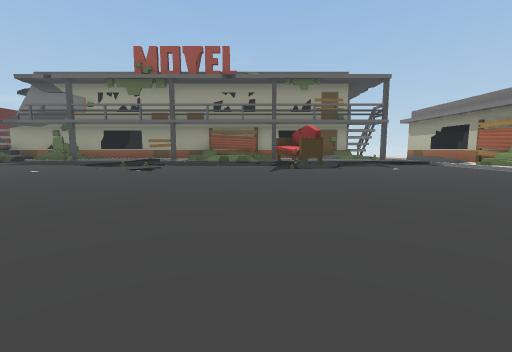
View 1 (above)

16 first-person views from a walk through a 3-D level made in the Unity game engine. The camera is 1.2 m above the floor, tilts 6° down and sees 90° across. The floor is counted in squares, 2 m on a side. Each view is taken from the middle of a square. On the plan, view 1 faces up. The plan holds only what a view shows up to about 9 squares ahead; the rest is blank. The place goes on beyond the plan. The player character is not drawn.

View 2
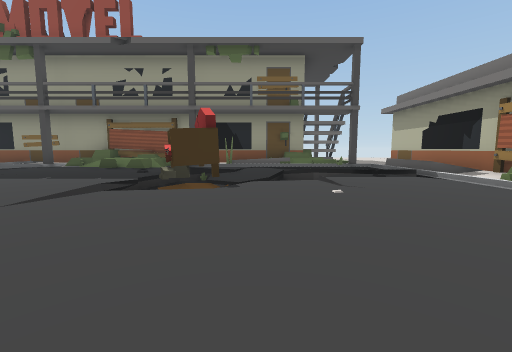

View 3
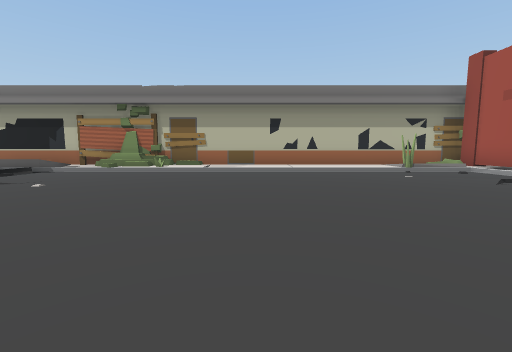

View 4
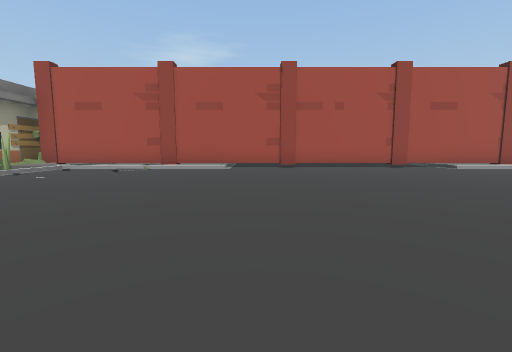

View 5
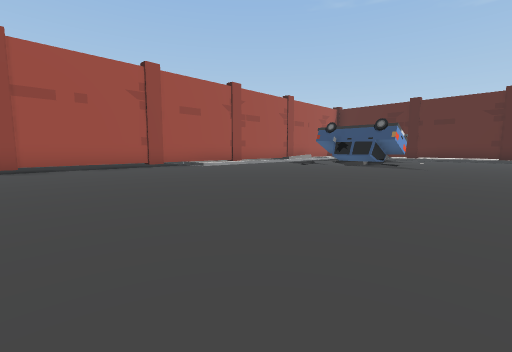

View 6
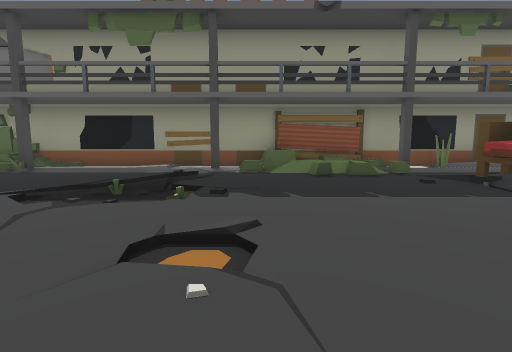

View 7
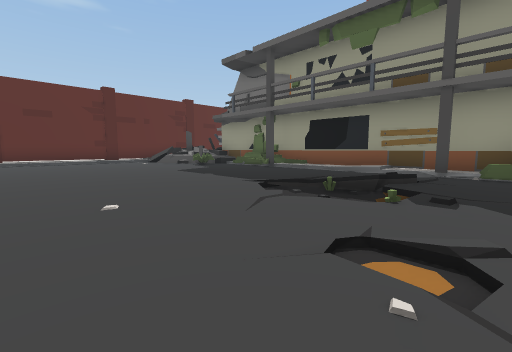

View 8
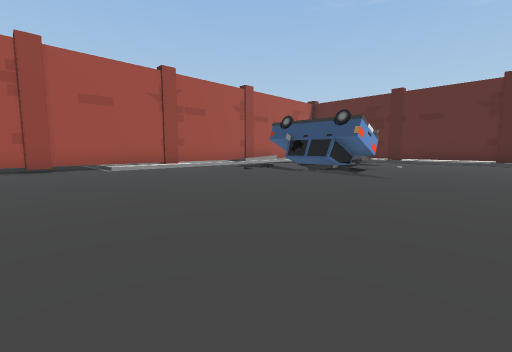

View 9
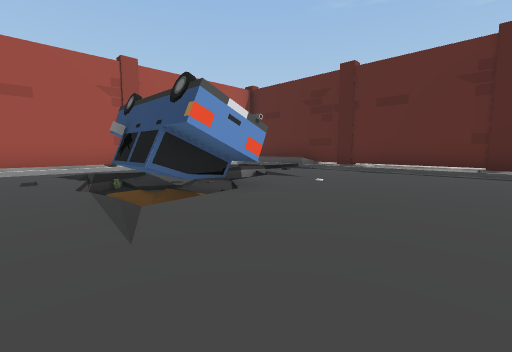

View 10
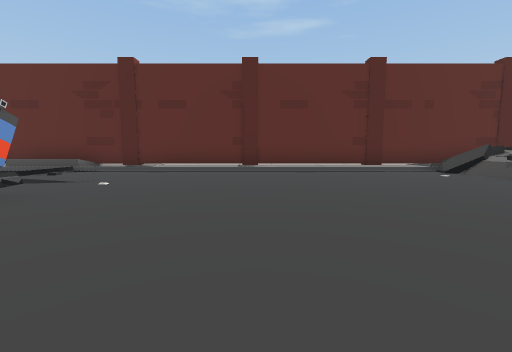

View 11
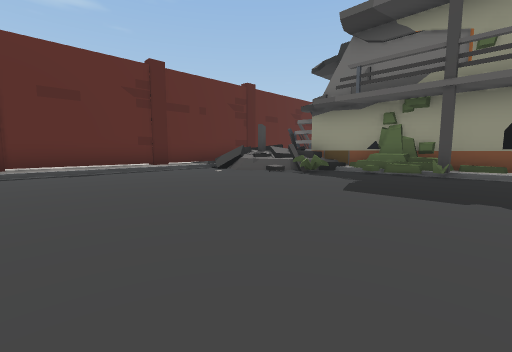

View 12
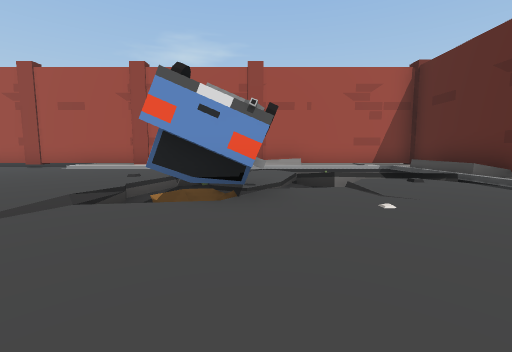

View 13
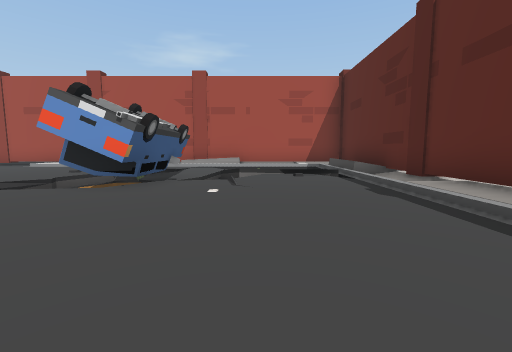

View 14
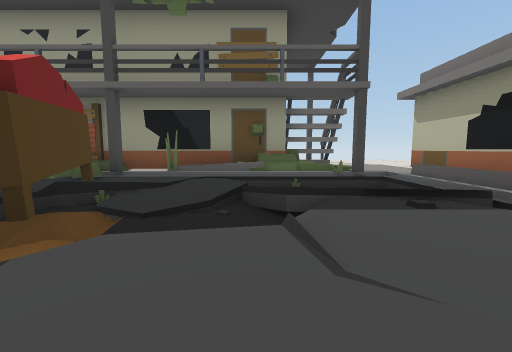

View 15
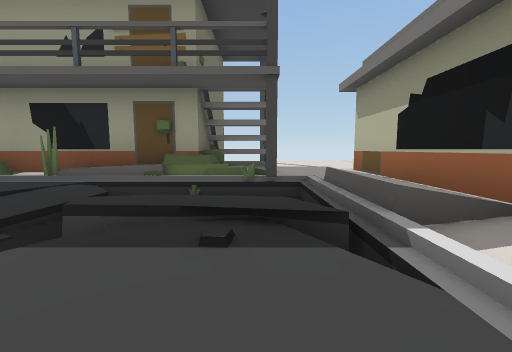

View 16
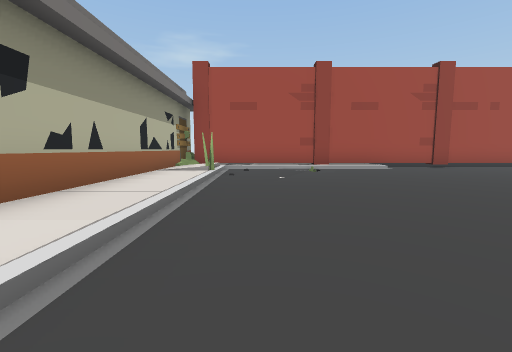

### Floor plan
Key: @ floor where view 1 was taken; # wall or solid block; . main floor; : floor 0.25 m higher than the main floor; - floor 0.5 m lower than the main floor; + floor 1 m higher than the main floor; / step, stairs or slope; = window, fence, low wall or low ledge; ^ raised ledge; S sofa; C car.
Columns run from 16 left of view 1 to 9 right of it. Each row starts with its distance up from view 1.
 16                       #:::
 15                      ##:::
 14 #  #  ################/::#
 13 #+######////#=^####//##/:#
 12 #====....../...==////////#
 11 #///.......//.../////////#
 10 #/.........//....S//-=/=/#
  9 #/........///..../S//../##
  8 #/.........../...//..../##
  7 #/.........../.........//#
  6 #/.....................//#
  5 #/...................../:#
  4 #/...................../:#
  3 #/...C//.............../:#
  2 #/..-CC/.............../:#
  1 #=//-CCC.............../:#
  0 #/  =C#.........@......#:#
 -1 #/  //..............//./:#
 -2 #/#######///......///////#
 -3 ###:  ::##################
 -4            /.....
 -5            .....

Positions as (right, up) in squares from view 1, and headings:
1: (0, 0), facing up
2: (3, 4), facing up
3: (0, 4), facing right
4: (1, 6), facing down
5: (0, 6), facing down-left
6: (-3, 6), facing up
7: (-3, 6), facing up-left
8: (-3, 6), facing down-left
9: (-8, 6), facing down-left
10: (-8, 6), facing left
11: (-8, 6), facing up-left
12: (-11, 6), facing down
13: (-13, 7), facing down
14: (4, 7), facing up
15: (6, 8), facing up
16: (6, 6), facing down
